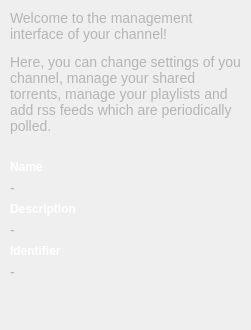
                <widget class="QWidget" name="edit_channel_details_overview_page">
                 <layout class="QVBoxLayout" name="verticalLayout">
                  <property name="leftMargin">
                   <number>10</number>
                  </property>
                  <property name="topMargin">
                   <number>10</number>
                  </property>
                  <property name="rightMargin">
                   <number>10</number>
                  </property>
                  <property name="bottomMargin">
                   <number>10</number>
                  </property>
                  <item>
                   <widget class="QLabel" name="label_7">
                    <property name="styleSheet">
                     <string notr="true">color: #B5B5B5;
font-size: 14px;</string>
                    </property>
                    <property name="text">
                     <string>&lt;html&gt;&lt;head/&gt;&lt;body&gt;&lt;p&gt;Welcome to the management interface of your channel!&lt;/p&gt;&lt;p&gt;Here, you can change settings of you channel, manage your shared torrents, manage your playlists and add rss feeds which are periodically polled.&lt;/p&gt;&lt;/body&gt;&lt;/html&gt;</string>
                    </property>
                    <property name="wordWrap">
                     <bool>true</bool>
                    </property>
                   </widget>
                  </item>
                  <item>
                   <spacer name="verticalSpacer_4">
                    <property name="orientation">
                     <enum>Qt::Vertical</enum>
                    </property>
                    <property name="sizeType">
                     <enum>QSizePolicy::Fixed</enum>
                    </property>
                    <property name="sizeHint" stdset="0">
                     <size>
                      <width>20</width>
                      <height>20</height>
                     </size>
                    </property>
                   </spacer>
                  </item>
                  <item>
                   <layout class="QFormLayout" name="formLayout_3">
                    <property name="sizeConstraint">
                     <enum>QLayout::SetMinAndMaxSize</enum>
                    </property>
                    <property name="fieldGrowthPolicy">
                     <enum>QFormLayout::ExpandingFieldsGrow</enum>
                    </property>
                    <property name="rowWrapPolicy">
                     <enum>QFormLayout::WrapAllRows</enum>
                    </property>
                    <property name="labelAlignment">
                     <set>Qt::AlignLeading|Qt::AlignLeft|Qt::AlignVCenter</set>
                    </property>
                    <property name="formAlignment">
                     <set>Qt::AlignLeading|Qt::AlignLeft|Qt::AlignTop</set>
                    </property>
                    <property name="leftMargin">
                     <number>0</number>
                    </property>
                    <property name="topMargin">
                     <number>0</number>
                    </property>
                    <item row="2" column="0">
                     <widget class="QLabel" name="label_8">
                      <property name="styleSheet">
                       <string notr="true">font-weight: bold;
color: white;</string>
                      </property>
                      <property name="text">
                       <string>Identifier</string>
                      </property>
                     </widget>
                    </item>
                    <item row="2" column="1">
                     <widget class="QLabel" name="edit_channel_identifier_label">
                      <property name="styleSheet">
                       <string notr="true">color: #B5B5B5;
font-size: 14px;</string>
                      </property>
                      <property name="text">
                       <string>-</string>
                      </property>
                      <property name="textInteractionFlags">
                       <set>Qt::LinksAccessibleByMouse|Qt::TextSelectableByMouse</set>
                      </property>
                     </widget>
                    </item>
                    <item row="0" column="0">
                     <widget class="QLabel" name="label_9">
                      <property name="styleSheet">
                       <string notr="true">font-weight: bold;
color: white;</string>
                      </property>
                      <property name="text">
                       <string>Name</string>
                      </property>
                     </widget>
                    </item>
                    <item row="0" column="1">
                     <widget class="QLabel" name="edit_channel_overview_name_label">
                      <property name="styleSheet">
                       <string notr="true">color: #B5B5B5;
font-size: 14px;</string>
                      </property>
                      <property name="text">
                       <string>-</string>
                      </property>
                     </widget>
                    </item>
                    <item row="1" column="0">
                     <widget class="QLabel" name="label_25">
                      <property name="styleSheet">
                       <string notr="true">font-weight: bold;
color: white;</string>
                      </property>
                      <property name="text">
                       <string>Description</string>
                      </property>
                     </widget>
                    </item>
                    <item row="1" column="1">
                     <widget class="QLabel" name="edit_channel_description_label">
                      <property name="sizePolicy">
                       <sizepolicy hsizetype="MinimumExpanding" vsizetype="Expanding">
                        <horstretch>0</horstretch>
                        <verstretch>0</verstretch>
                       </sizepolicy>
                      </property>
                      <property name="styleSheet">
                       <string notr="true">color: #B5B5B5;
font-size: 14px;</string>
                      </property>
                      <property name="text">
                       <string>-</string>
                      </property>
                      <property name="wordWrap">
                       <bool>true</bool>
                      </property>
                     </widget>
                    </item>
                   </layout>
                  </item>
                  <item>
                   <spacer name="verticalSpacer_2">
                    <property name="orientation">
                     <enum>Qt::Vertical</enum>
                    </property>
                    <property name="sizeHint" stdset="0">
                     <size>
                      <width>20</width>
                      <height>40</height>
                     </size>
                    </property>
                   </spacer>
                  </item>
                 </layout>
                </widget>
